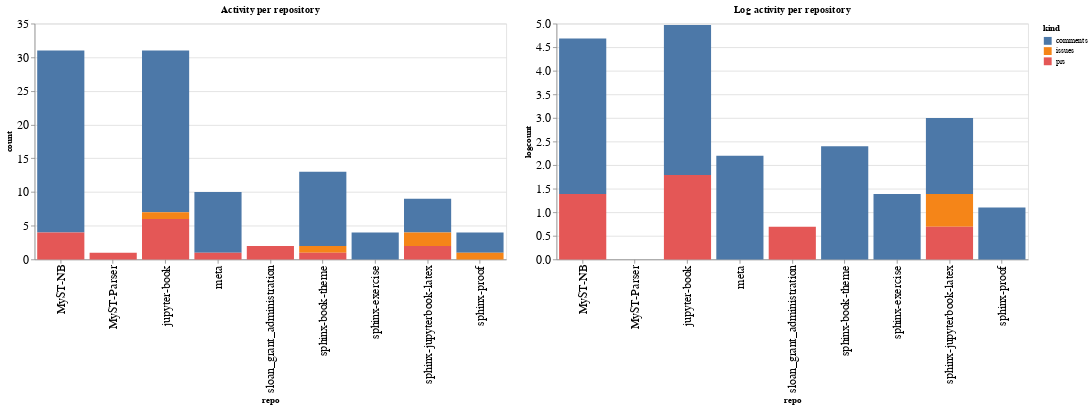

Notebook cell for this chart:
### Code cell
ch1 = alt.Chart(repo_summaries, width=600, title="Activity per repository").mark_bar().encode(
    x='repo',
    y='count',
    color='kind',
    tooltip="kind"
)

ch2 = alt.Chart(repo_summaries, width=600, title="Log activity per repository").mark_bar().encode(
    x='repo',
    y='logcount',
    color='kind',
    tooltip="kind"
)

ch1 | ch2

### Figure 1 — Vega-Lite specification as saved in the notebook (floating-point values rounded to 4 significant figures)
{"config": {"axisLeft": {"labelFontSize": 15}, "axisBottom": {"labelFontSize": 15}}, "hconcat": [{"mark": "bar", "encoding": {"color": {"type": "nominal", "field": "kind"}, "tooltip": {"type": "nominal", "field": "kind"}, "x": {"type": "nominal", "field": "repo"}, "y": {"type": "quantitative", "field": "count"}}, "title": "Activity per repository", "width": 600}, {"mark": "bar", "encoding": {"color": {"type": "nominal", "field": "kind"}, "tooltip": {"type": "nominal", "field": "kind"}, "x": {"type": "nominal", "field": "repo"}, "y": {"type": "quantitative", "field": "logcount"}}, "title": "Log activity per repository", "width": 600}], "data": {"name": "data-d0d989ca6319258998cbd3d7e9b06534"}, "$schema": "https://vega.github.io/schema/vega-lite/v4.8.1.json", "datasets": {"data-d0d989ca6319258998cbd3d7e9b06534": [{"repo": "MyST-NB", "kind": "comments", "count": 27, "logcount": 3.296}, {"repo": "MyST-NB", "kind": "prs", "count": 4, "logcount": 1.386}, {"repo": "MyST-Parser", "kind": "prs", "count": 1, "logcount": 0.0}, {"repo": "jupyter-book", "kind": "comments", "count": 24, "logcount": 3.178}, {"repo": "jupyter-book", "kind": "issues", "count": 1, "logcount": 0.0}, {"repo": "jupyter-book", "kind": "prs", "count": 6, "logcount": 1.792}, {"repo": "meta", "kind": "comments", "count": 9, "logcount": 2.197}, {"repo": "meta", "kind": "prs", "count": 1, "logcount": 0.0}, {"repo": "sloan_grant_administration", "kind": "prs", "count": 2, "logcount": 0.6931}, {"repo": "sphinx-book-theme", "kind": "comments", "count": 11, "logcount": 2.398}, {"repo": "sphinx-book-theme", "kind": "issues", "count": 1, "logcount": 0.0}, {"repo": "sphinx-book-theme", "kind": "prs", "count": 1, "logcount": 0.0}, {"repo": "sphinx-exercise", "kind": "comments", "count": 4, "logcount": 1.386}, {"repo": "sphinx-jupyterbook-latex", "kind": "comments", "count": 5, "logcount": 1.609}, {"repo": "sphinx-jupyterbook-latex", "kind": "issues", "count": 2, "logcount": 0.6931}, {"repo": "sphinx-jupyterbook-latex", "kind": "prs", "count": 2, "logcount": 0.6931}, {"repo": "sphinx-proof", "kind": "comments", "count": 3, "logcount": 1.099}, {"repo": "sphinx-proof", "kind": "issues", "count": 1, "logcount": 0.0}]}}
